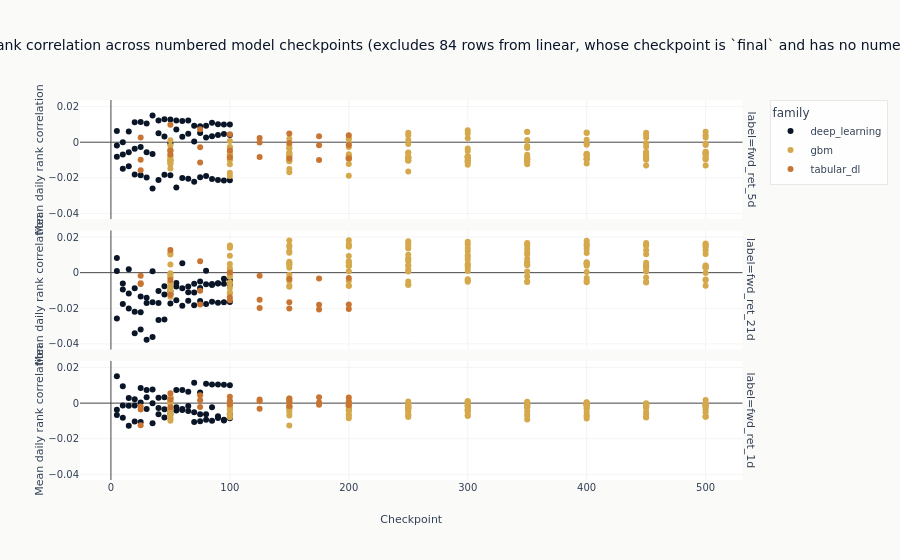

Here is the notebook cell this chart was saved with:
### Code cell
# Families whose checkpoint is `final` carry no numeric checkpoint position, so they have no x
# coordinate on this axis and plotly would drop them without saying so. They are excluded here by
# name rather than silently, and the count is stated in the title.
numbered = diagnosed.filter(pl.col("checkpoint_value").is_not_null())
unnumbered = diagnosed.filter(pl.col("checkpoint_value").is_null())
excluded_families = sorted(set(unnumbered.get_column("family"))) if unnumbered.height else []
figure = px.scatter(
    numbered,
    x="checkpoint_value",
    y="ic_mean",
    color="family",
    facet_row="label",
    hover_data=["config_name", "prediction_hash"],
    title=(
        "Validation rank correlation across numbered model checkpoints"
        + (
            f" (excludes {unnumbered.height} rows from {', '.join(excluded_families)},"
            " whose checkpoint is `final` and has no numeric position)"
            if excluded_families
            else ""
        )
    ),
    labels={"checkpoint_value": "Checkpoint", "ic_mean": "Mean daily rank correlation"},
)
figure.show()

### Figure 1 — Plotly figure (JSON) as saved in the notebook; plotly's stock layout.template omitted (floating-point values rounded to 4 significant figures; data arrays with more than 128 entries replaced by an {"elided": "..."} marker saying what was removed)
{"data": [{"customdata": [["tcn", "00346c115ad8"], ["lstm_h64", "01cf192a7190"], ["nlinear", "01fb959a05f2"], ["lstm_h64", "02771938f2ef"], ["lstm_h64", "029ccae73b4c"], ["lstm_h64", "05c60318c685"], ["nlinear", "08684f7a1ed1"], ["lstm_h64", "0a54a2225fcb"], ["lstm_h64", "1d8721f55986"], ["lstm_h64", "2000f9b85dd7"], ["lstm_h64", "25019a0a491d"], ["lstm_h64", "2d38273414ea"], ["tcn", "31a9ae88e01a"], ["tcn", "3512b9f5c49d"], ["nlinear", "39a3b12b83eb"], ["lstm_h64", "3ad371af4966"], ["lstm_h64", "403470b8c388"], ["nlinear", "41f4f8b42864"], ["nlinear", "44027c05c472"], ["tcn", "458099c9d5c9"], ["lstm_h64", "4b5ddd13b36a"], ["nlinear", "59d43700b5f5"], ["nlinear", "6457c2e615fe"], ["lstm_h64", "6bdda96e4c40"], ["nlinear", "6ebc6580275a"], ["tcn", "7011e02cd0ee"], ["tcn", "75dffc960d11"], ["nlinear", "772da459ecae"], ["tcn", "773d0631ec32"], ["tcn", "78a07cb0d6d3"], ["lstm_h64", "80902231987e"], ["tcn", "8140957d6005"], ["tcn", "84415a68c3bf"], ["lstm_h64", "87945be9c025"], ["tcn", "8fa0edab36fa"], ["tcn", "94a986e69441"], ["nlinear", "96a5f7b7ad32"], ["nlinear", "9732363e6b3f"], ["tcn", "987f69d282dc"], ["tcn", "9ce2f7f696ee"], ["lstm_h64", "9d94d1303d82"], ["lstm_h64", "a6ca41ccdca2"], ["nlinear", "a85c0e9fdc96"], ["tcn", "a86be6ddb7c6"], ["lstm_h64", "afc45c75b70c"], ["nlinear", "baf97e5cf534"], ["tcn", "bea4624b2f21"], ["tcn", "c58fa7a7ac0f"], ["nlinear", "c9c357b47c70"], ["lstm_h64", "ce3ae1246365"], ["nlinear", "d834e7391173"], ["nlinear", "d9c3a212a6a9"], ["nlinear", "df156e0eafa2"], ["nlinear", "e3e00a210a2b"], ["lstm_h64", "ecb1ea965cda"], ["tcn", "ef451990d9c1"], ["tcn", "f2b03e3baa1a"], ["nlinear", "f5dc2901e222"], ["nlinear", "f6686977638c"], ["tcn", "f922f6ce6445"]], "hovertemplate": "family=deep_learning<br>label=fwd_ret_5d<br>Checkpoint=%{x}<br>Mean daily rank correlation=%{y}<br>config_name=%{customdata[0]}<br>prediction_hash=%{customdata[1]}<extra></extra>", "legendgroup": "deep_learning", "marker": {"color": "#0a1628", "symbol": "circle"}, "mode": "markers", "name": "deep_learning", "orientation": "v", "showlegend": true, "type": "scatter", "x": [75, 60, 20, 80, 5, 30, 100, 35, 45, 85, 50, 75, 10, 80, 30, 100, 55, 55, 5, 45, 25, 85, 15, 70, 75, 100, 25, 25, 5, 40, 40, 85, 30, 90, 70, 35, 35, 60, 15, 90, 95, 15, 70, 60, 10, 40, 65, 20, 50, 20, 10, 80, 95, 90, 65, 50, 95, 45, 65, 55], "xaxis": "x3", "y": [0.005187, 0.01194, -0.01813, 0.009293, -0.008117, 0.01052, -0.0214, 0.01503, 0.01293, 0.01091, 0.01275, 0.008942, -0.00698, 0.002697, -0.01988, 0.009924, 0.0122, -0.02539, -0.001829, 0.003173, 0.01135, -0.02061, -0.01357, 0.009247, -0.01968, 0.00404, -0.002745, -0.01855, 0.006324, 0.00499, 0.01221, 0.003322, -0.005696, 0.01009, 0.0004473, -0.006587, -0.026, -0.02006, -0.005689, 0.003987, 0.009954, 0.006073, -0.02228, 0.003102, -3.346e-05, -0.02119, 0.004768, -0.003749, -0.01855, 0.01121, -0.01498, -0.01897, -0.02148, -0.02123, 0.01213, -0.000647, 0.004585, -0.01829, -0.02059, 0.007095], "yaxis": "y3"}, {"customdata": [["lstm_h64", "0542c5b4666f"], ["lstm_h64", "0733f52c9c1b"], ["tcn", "0fc7cb5e2078"], ["tcn", "101eefd62c0b"], ["lstm_h64", "1c41117b5294"], ["nlinear", "1ed1906935e1"], ["lstm_h64", "4512c270b513"], ["nlinear", "466450ab189e"], ["nlinear", "48465036f9af"], ["lstm_h64", "48aba6181712"], ["lstm_h64", "4ac8f0e30d7f"], ["lstm_h64", "4b6311ae472a"], ["nlinear", "4b884ed1e085"], ["nlinear", "56450e9e38b5"], ["nlinear", "60099c2c7f03"], ["lstm_h64", "650a26ae2c4e"], ["tcn", "67ea928c014f"], ["nlinear", "68cebfb07fd9"], ["lstm_h64", "6d64521efb18"], ["tcn", "6dff63c005cd"], ["nlinear", "741deb9f255e"], ["nlinear", "76b014a55638"], ["tcn", "8515c77590ac"], ["lstm_h64", "88785e5137c0"], ["lstm_h64", "8fece6ee6f3b"], ["tcn", "94d5a4e2a3e0"], ["tcn", "962d49282944"], ["tcn", "9b51f0daa229"], ["tcn", "9bdf6a7e768c"], ["tcn", "9ce15b16104c"], ["lstm_h64", "9d5591c59a41"], ["tcn", "9eb5f506a0ee"], ["lstm_h64", "a04c532c62c0"], ["nlinear", "a0dc22a55caa"], ["tcn", "aa81377ceac2"], ["tcn", "adc12d7d13cb"], ["tcn", "aead614b1856"], ["nlinear", "af4a6f0ad01a"], ["lstm_h64", "b1da26880d3b"], ["lstm_h64", "b57f26071e1d"], ["nlinear", "b9aaf4cbcce1"], ["lstm_h64", "bdce29b7a379"], ["tcn", "c60e0ed51a9c"], ["nlinear", "cfd959dd4c92"], ["tcn", "cffbaf620544"], ["nlinear", "d0a79a1cea8a"], ["nlinear", "d402bebd22ac"], ["nlinear", "d53a82d40598"], ["lstm_h64", "d5c8396ecdf2"], ["tcn", "d92438831f72"], ["tcn", "d9acf9a6c3d3"], ["lstm_h64", "dae87f7663dd"], ["nlinear", "e026b9b27148"], ["nlinear", "e08d9b4af099"], ["tcn", "e4bc40afb018"], ["nlinear", "ec487f8b7c00"], ["nlinear", "f280e9e33115"], ["lstm_h64", "f7a56d80b366"], ["lstm_h64", "faee2cc70e86"], ["tcn", "fdfb9f226af8"]], "hovertemplate": "family=deep_learning<br>label=fwd_ret_21d<br>Checkpoint=%{x}<br>Mean daily rank correlation=%{y}<br>config_name=%{customdata[0]}<br>prediction_hash=%{customdata[1]}<extra></extra>", "legendgroup": "deep_learning", "marker": {"color": "#0a1628", "symbol": "circle"}, "mode": "markers", "name": "deep_learning", "orientation": "v", "showlegend": false, "type": "scatter", "x": [95, 40, 70, 95, 80, 65, 65, 35, 50, 45, 10, 85, 95, 20, 45, 60, 60, 85, 35, 10, 25, 90, 90, 75, 30, 80, 85, 45, 100, 25, 70, 35, 15, 5, 15, 40, 30, 40, 50, 100, 15, 25, 55, 70, 65, 10, 55, 30, 20, 75, 20, 5, 100, 80, 50, 60, 75, 90, 55, 5], "xaxis": "x2", "y": [-0.006234, -0.01031, -0.01118, -0.003424, -0.006497, -0.01575, -0.007798, -0.03618, -0.01738, -0.01231, -0.009504, -0.006945, -0.01665, -0.0341, -0.02627, -0.008734, 0.005288, -0.01631, -0.01661, -0.006088, -0.03197, -0.01685, -0.006101, -0.004948, -0.01412, 0.001104, -0.00637, -0.007646, -0.004289, -0.01339, -0.006214, 0.0007605, -0.01177, 0.0008903, 0.001914, -0.01711, -0.01699, -0.02662, -0.01048, -0.006591, -0.0201, -0.02222, -0.005751, -0.01835, -0.01097, -0.01757, -0.01554, -0.03774, -0.02194, -0.008656, -0.008765, -0.02571, -0.01646, -0.0176, -0.01212, -0.01863, -0.01593, -0.00601, -0.007834, 0.008192], "yaxis": "y2"}, {"customdata": [["nlinear", "19d3946858c1"], ["lstm_h64", "24df58dc25a3"], ["lstm_h64", "250cf5749ba4"], ["tcn", "26fcdba077ed"], ["nlinear", "284510b2ca8a"], ["tcn", "2e78ab3004a0"], ["nlinear", "33e08d75cc57"], ["nlinear", "34482e66cdea"], ["nlinear", "390c8434043b"], ["tcn", "39935cabaf61"], ["nlinear", "3eb03e84fc1f"], ["lstm_h64", "45cd9aee4a3f"], ["nlinear", "465c4a658a95"], ["tcn", "46bfabb0b348"], ["tcn", "515490173e4c"], ["nlinear", "51c644cf1f5f"], ["tcn", "55c07bcef1eb"], ["lstm_h64", "5705d9a5f1d6"], ["lstm_h64", "59d6e954eb56"], ["nlinear", "59efa70103ed"], ["lstm_h64", "5a9d4d10843e"], ["tcn", "5bf8fe104fa8"], ["nlinear", "635f436d3d57"], ["nlinear", "639954e6128f"], ["tcn", "65d10891b62b"], ["tcn", "66b8329496c5"], ["lstm_h64", "6be178e087d3"], ["tcn", "6fbe013b2949"], ["tcn", "72b492b95612"], ["nlinear", "7e0bd61ebbce"], ["tcn", "813281de495b"], ["lstm_h64", "82563e6b3ada"], ["lstm_h64", "8414d362f0b0"], ["lstm_h64", "880a44a52a40"], ["lstm_h64", "89593e8e2219"], ["lstm_h64", "8affad041195"], ["lstm_h64", "903432d8da2b"], ["tcn", "9663d342e7a7"], ["lstm_h64", "9cb32cdff0c4"], ["lstm_h64", "9d9e3dca58d9"], ["tcn", "b0bdfa963f7e"], ["nlinear", "b101842fcfbd"], ["nlinear", "b9d742524fbd"], ["lstm_h64", "bd90d0ebb677"], ["tcn", "bfe1df854704"], ["lstm_h64", "c34a1cd8e4c4"], ["nlinear", "ca7f23bfef76"], ["tcn", "d499a34e8080"], ["nlinear", "d98424ac0384"], ["tcn", "e0eb07cfa681"], ["lstm_h64", "e2234dc4908e"], ["nlinear", "e3b783a4649a"], ["nlinear", "ea190c1011f6"], ["nlinear", "ecd08363e05a"], ["lstm_h64", "efd7bc0ee296"], ["tcn", "f3fff4a2554e"], ["tcn", "f54719af3f19"], ["nlinear", "fa51735ddba3"], ["lstm_h64", "fb70ecf61ffd"], ["tcn", "ffca70f1e049"]], "hovertemplate": "family=deep_learning<br>label=fwd_ret_1d<br>Checkpoint=%{x}<br>Mean daily rank correlation=%{y}<br>config_name=%{customdata[0]}<br>prediction_hash=%{customdata[1]}<extra></extra>", "legendgroup": "deep_learning", "marker": {"color": "#0a1628", "symbol": "circle"}, "mode": "markers", "name": "deep_learning", "orientation": "v", "showlegend": false, "type": "scatter", "x": [100, 75, 65, 45, 55, 85, 85, 40, 45, 10, 30, 45, 25, 95, 55, 20, 100, 95, 20, 10, 85, 80, 5, 65, 60, 65, 70, 25, 5, 50, 70, 15, 35, 55, 50, 90, 25, 50, 30, 40, 30, 60, 15, 5, 90, 10, 80, 35, 70, 40, 100, 75, 95, 35, 60, 75, 15, 90, 80, 20], "xaxis": "x", "y": [-0.008558, 0.005989, 0.006429, -0.003372, -0.004167, -0.009908, -0.002249, -0.006298, -0.008024, 0.009478, -0.003368, 0.003366, -0.01061, -0.009349, -0.002327, -0.01027, -0.006188, 0.01035, -0.00131, -0.00816, 0.01046, -0.006257, -0.006692, -0.004353, -0.003898, -0.00166, 0.01147, 0.0003346, 0.01504, -0.00613, -0.005068, 0.00291, 0.00768, 0.007404, 0.002851, 0.0104, 0.008463, -0.004271, 0.007442, 0.003026, 0.003265, -0.003248, -0.01272, -0.003688, -0.007346, -0.00139, -0.009319, -7.718e-05, -0.01057, -0.002741, 0.01001, -0.01017, -0.009759, -0.01129, 0.007399, -0.006209, -0.001512, -0.008353, 0.01083, 0.002143], "yaxis": "y"}, {"customdata": {"elided": "150x2 str values"}, "hovertemplate": "family=gbm<br>label=fwd_ret_5d<br>Checkpoint=%{x}<br>Mean daily rank correlation=%{y}<br>config_name=%{customdata[0]}<br>prediction_hash=%{customdata[1]}<extra></extra>", "legendgroup": "gbm", "marker": {"color": "#D4A84B", "symbol": "circle"}, "mode": "markers", "name": "gbm", "orientation": "v", "showlegend": true, "type": "scatter", "x": {"elided": "150 int values"}, "xaxis": "x3", "y": {"elided": "150 float values"}, "yaxis": "y3"}, {"customdata": {"elided": "150x2 str values"}, "hovertemplate": "family=gbm<br>label=fwd_ret_21d<br>Checkpoint=%{x}<br>Mean daily rank correlation=%{y}<br>config_name=%{customdata[0]}<br>prediction_hash=%{customdata[1]}<extra></extra>", "legendgroup": "gbm", "marker": {"color": "#D4A84B", "symbol": "circle"}, "mode": "markers", "name": "gbm", "orientation": "v", "showlegend": false, "type": "scatter", "x": {"elided": "150 int values"}, "xaxis": "x2", "y": {"elided": "150 float values"}, "yaxis": "y2"}, {"customdata": {"elided": "150x2 str values"}, "hovertemplate": "family=gbm<br>label=fwd_ret_1d<br>Checkpoint=%{x}<br>Mean daily rank correlation=%{y}<br>config_name=%{customdata[0]}<br>prediction_hash=%{customdata[1]}<extra></extra>", "legendgroup": "gbm", "marker": {"color": "#D4A84B", "symbol": "circle"}, "mode": "markers", "name": "gbm", "orientation": "v", "showlegend": false, "type": "scatter", "x": {"elided": "150 int values"}, "xaxis": "x", "y": {"elided": "150 float values"}, "yaxis": "y"}, {"customdata": [["tabm_s", "0962c68b1451"], ["tabm_l", "11ca9c4a0a6c"], ["tabm_s", "15a0cbdeb7f8"], ["tabm_l", "1819e0e58e64"], ["tabm_m", "3084d0b77f36"], ["tabm_l", "3cd82ae2e187"], ["tabm_l", "3ff8fb57075b"], ["tabm_l", "5e5882dcee32"], ["tabm_m", "63007c988fb2"], ["tabm_l", "650cd4a7ba46"], ["tabm_m", "6d2124d6d59c"], ["tabm_s", "6fb2f7b99567"], ["tabm_s", "727b654f8687"], ["tabm_l", "7db90b5518e1"], ["tabm_s", "84fc0eb094b2"], ["tabm_m", "8f12768fa77c"], ["tabm_m", "91e7b643d42d"], ["tabm_s", "a075e373a326"], ["tabm_s", "b789db35cbd5"], ["tabm_l", "bb3e2c2498bd"], ["tabm_m", "d71b6cab5020"], ["tabm_s", "dda1dee210b1"], ["tabm_m", "e0dd1fa060c9"], ["tabm_m", "f7a0320c3462"]], "hovertemplate": "family=tabular_dl<br>label=fwd_ret_5d<br>Checkpoint=%{x}<br>Mean daily rank correlation=%{y}<br>config_name=%{customdata[0]}<br>prediction_hash=%{customdata[1]}<extra></extra>", "legendgroup": "tabular_dl", "marker": {"color": "#C87533", "symbol": "circle"}, "mode": "markers", "name": "tabular_dl", "orientation": "v", "showlegend": true, "type": "scatter", "x": [200, 75, 150, 25, 25, 200, 125, 100, 75, 175, 150, 175, 25, 50, 125, 200, 175, 50, 75, 150, 100, 100, 50, 125], "xaxis": "x3", "y": [-0.001538, 0.0073, -0.0004852, 0.002607, -0.01581, 0.003878, 0.002395, 0.004524, -0.01143, 0.003307, -0.009171, -0.001647, -0.009833, 0.009803, -0.0001233, -0.00905, -0.009933, -0.004694, -0.002858, 0.00487, -0.008441, -0.004602, -0.006867, -0.008274], "yaxis": "y3"}, {"customdata": [["tabm_s", "02fd88ab888c"], ["tabm_s", "083cd658ee85"], ["tabm_l", "0be5b2e0d016"], ["tabm_s", "164a4b7a7030"], ["tabm_m", "1accc473ecbd"], ["tabm_l", "1d4c9e4df99b"], ["tabm_l", "304777070fbe"], ["tabm_m", "54f11054f2f5"], ["tabm_m", "5a5c04e5d3a8"], ["tabm_l", "6461a37d1fd2"], ["tabm_m", "74505b6ec542"], ["tabm_s", "81da3618a1e2"], ["tabm_s", "86483864131b"], ["tabm_l", "89cda36761bd"], ["tabm_m", "aa3e998bdb57"], ["tabm_s", "b3419d8d3c7d"], ["tabm_s", "b4866501e357"], ["tabm_l", "c103557c6bf7"], ["tabm_m", "cb3404fb4185"], ["tabm_m", "d0ce4ec02479"], ["tabm_s", "df23dd60e059"], ["tabm_l", "e7642a0979bc"], ["tabm_l", "fd6faffed84c"], ["tabm_m", "ffe98d418d28"]], "hovertemplate": "family=tabular_dl<br>label=fwd_ret_21d<br>Checkpoint=%{x}<br>Mean daily rank correlation=%{y}<br>config_name=%{customdata[0]}<br>prediction_hash=%{customdata[1]}<extra></extra>", "legendgroup": "tabular_dl", "marker": {"color": "#C87533", "symbol": "circle"}, "mode": "markers", "name": "tabular_dl", "orientation": "v", "showlegend": false, "type": "scatter", "x": [25, 50, 100, 75, 25, 175, 50, 150, 125, 200, 100, 175, 100, 150, 175, 200, 150, 75, 50, 200, 125, 125, 25, 75], "xaxis": "x2", "y": [-0.00601, 0.01278, -0.01545, 0.006391, -0.006364, -0.02069, -0.01236, -0.01656, -0.01516, -0.02042, -0.01385, -0.003264, 0.0001221, -0.0202, -0.01797, -0.00298, -0.003534, -0.01784, -0.004174, -0.01787, -0.001755, -0.01983, -0.00172, -0.01014], "yaxis": "y2"}, {"customdata": [["tabm_s", "20f6a902884a"], ["tabm_s", "2225b4315102"], ["tabm_m", "248743bd449e"], ["tabm_l", "3504fb8bc466"], ["tabm_m", "364f9befab5f"], ["tabm_s", "3c1799cea565"], ["tabm_m", "66f372207e52"], ["tabm_l", "6feb0a546945"], ["tabm_m", "7fcb456bd400"], ["tabm_m", "9071ee06b207"], ["tabm_m", "984ee7a39a52"], ["tabm_l", "996d72bde571"], ["tabm_s", "a4410d8ac3dd"], ["tabm_m", "ab7816bbde4a"], ["tabm_l", "b02cb81148f4"], ["tabm_s", "b451273779f9"], ["tabm_m", "bd002c6cf0df"], ["tabm_s", "c104b1a43f80"], ["tabm_s", "c8d420861865"], ["tabm_l", "d2e4dd2d1cf5"], ["tabm_l", "d7ff767867bb"], ["tabm_l", "e34ff41525a5"], ["tabm_s", "ecf5298efdb7"], ["tabm_l", "ef6b06c797bd"]], "hovertemplate": "family=tabular_dl<br>label=fwd_ret_1d<br>Checkpoint=%{x}<br>Mean daily rank correlation=%{y}<br>config_name=%{customdata[0]}<br>prediction_hash=%{customdata[1]}<extra></extra>", "legendgroup": "tabular_dl", "marker": {"color": "#C87533", "symbol": "circle"}, "mode": "markers", "name": "tabular_dl", "orientation": "v", "showlegend": false, "type": "scatter", "x": [150, 125, 75, 75, 200, 100, 150, 175, 175, 25, 50, 200, 25, 100, 150, 175, 125, 200, 75, 50, 100, 125, 50, 25], "xaxis": "x", "y": [0.0007801, 0.0011, 0.00162, -0.00215, 0.003189, 0.001143, 0.002582, -0.0009627, 0.00324, -0.01243, -0.002306, -0.001196, -0.001836, 0.003606, -0.001571, 0.0004242, 0.002022, 0.0005523, 0.004426, 0.002004, -0.000704, -0.003191, 0.005539, -0.003591], "yaxis": "y"}], "layout": {"annotations": [{"font": {}, "showarrow": false, "text": "label=fwd_ret_1d", "textangle": 90, "x": 0.98, "xanchor": "left", "xref": "paper", "y": 0.1567, "yanchor": "middle", "yref": "paper"}, {"font": {}, "showarrow": false, "text": "label=fwd_ret_21d", "textangle": 90, "x": 0.98, "xanchor": "left", "xref": "paper", "y": 0.5, "yanchor": "middle", "yref": "paper"}, {"font": {}, "showarrow": false, "text": "label=fwd_ret_5d", "textangle": 90, "x": 0.98, "xanchor": "left", "xref": "paper", "y": 0.8433, "yanchor": "middle", "yref": "paper"}], "legend": {"title": {"text": "family"}, "tracegroupgap": 0}, "title": {"text": "Validation rank correlation across numbered model checkpoints (excludes 84 rows from linear, whose checkpoint is `final` and has no numeric position)"}, "xaxis": {"anchor": "y", "domain": [0.0, 0.98], "title": {"text": "Checkpoint"}}, "xaxis2": {"anchor": "y2", "domain": [0.0, 0.98], "matches": "x", "showticklabels": false}, "xaxis3": {"anchor": "y3", "domain": [0.0, 0.98], "matches": "x", "showticklabels": false}, "yaxis": {"anchor": "x", "domain": [0.0, 0.3133], "title": {"text": "Mean daily rank correlation"}}, "yaxis2": {"anchor": "x2", "domain": [0.3433, 0.6567], "matches": "y", "title": {"text": "Mean daily rank correlation"}}, "yaxis3": {"anchor": "x3", "domain": [0.6867, 1.0], "matches": "y", "title": {"text": "Mean daily rank correlation"}}}}
